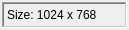
<?xml version="1.0" encoding="UTF-8"?>
<ui version="4.0">
 <class>QMainWindowWithSnapshotResizeWidget</class>
 <widget class="QWidget" name="QMainWindowWithSnapshotResizeWidget">
  <property name="geometry">
   <rect>
    <x>0</x>
    <y>0</y>
    <width>129</width>
    <height>30</height>
   </rect>
  </property>
  <property name="windowTitle">
   <string>Form</string>
  </property>
  <layout class="QHBoxLayout" name="horizontalLayout">
   <property name="spacing">
    <number>4</number>
   </property>
   <property name="leftMargin">
    <number>2</number>
   </property>
   <property name="topMargin">
    <number>2</number>
   </property>
   <property name="rightMargin">
    <number>2</number>
   </property>
   <property name="bottomMargin">
    <number>2</number>
   </property>
   <item>
    <widget class="QLabelWithClickedSignal" name="sizeLabel">
     <property name="minimumSize">
      <size>
       <width>125</width>
       <height>0</height>
      </size>
     </property>
     <property name="frameShape">
      <enum>QFrame::WinPanel</enum>
     </property>
     <property name="frameShadow">
      <enum>QFrame::Sunken</enum>
     </property>
     <property name="text">
      <string>Size: 1024 x 768</string>
     </property>
    </widget>
   </item>
  </layout>
 </widget>
 <customwidgets>
  <customwidget>
   <class>QLabelWithClickedSignal</class>
   <extends>QLabel</extends>
   <header>misc/qlabelwithclickedsignal.h</header>
  </customwidget>
 </customwidgets>
 <resources/>
 <connections/>
</ui>
